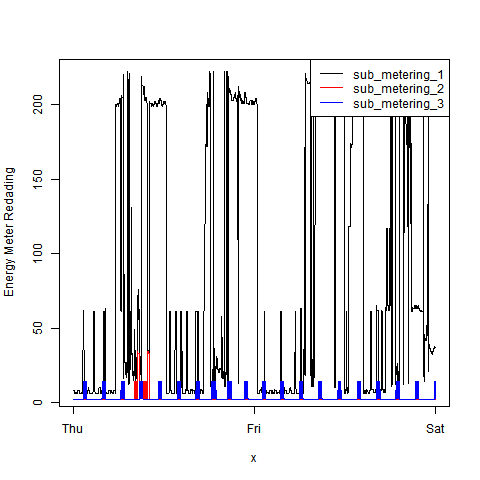

Reproduce this figure in R.
x<-as.POSIXct(paste(mydata$V1, mydata$V2), format="%Y-%m-%d %H:%M:%S")
png(file="plot3.png",width=480, height=480)
plot(x,mydata$V6,type = "l",ylab = "Energy Meter Redading",lty = 1)
lines(x,mydata$V6,lty = 1, lwd = 1,col="black")
lines(x,mydata$V7,lty = 1, lwd = 1,col="red")
lines(x,mydata$V8,lty = 1, lwd = 1,col="blue")
legend("topright", legend=c("sub_metering_1", "sub_metering_2","sub_metering_3"),col=c("black","red", "blue"),lty=c(1,1,1))
dev.off()